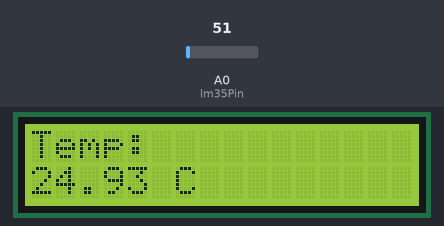
The sketch below on a simulated Arduino Uno, built with avr-gcc and run on an emulated ATmega328P. On the bench: 16×2 character LCD. The test bench sets the inputs (shaded band); at power-on: A0 (lm35Pin) = 51.

Above: at 1.2 s.
1.3 s: A0 (lm35Pin) set to 61
At 2.4 s:
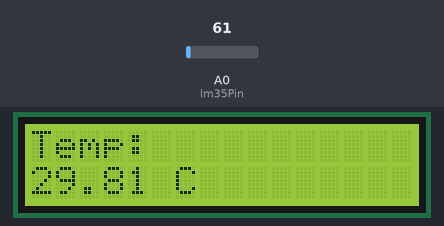
3.5 s: A0 (lm35Pin) set to 71
At 5.2 s:
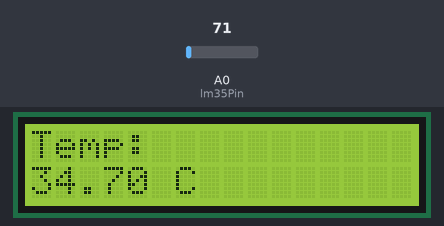
5.5 s: A0 (lm35Pin) set to 86
At 7.0 s:
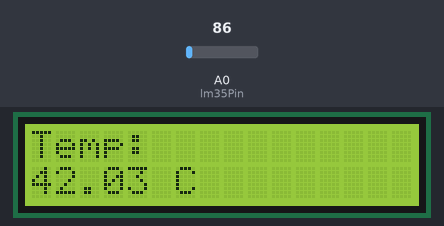
Timing chart, 0 to 8.5 s (numbered marks = the images above; inputs shaded):
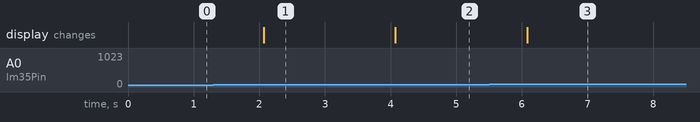

Measured:
- after the input at 1.3 s, the display: changes after 0.77 s (image 1)
- after the input at 3.5 s, the display: changes after 0.57 s (image 2)
- after the input at 5.5 s, the display: changes after 0.58 s (image 3)

The sketch:

temperature-sensor-lcd.ino
```cpp
#include <LiquidCrystal.h>

const int lm35Pin = A0;
LiquidCrystal lcd(12, 11, 5, 4, 3, 2);

void setup() {
  lcd.begin(16, 2);
  lcd.print("Temp: ");
}

void loop() {
  int sensorValue = analogRead(lm35Pin);
  float voltage = sensorValue * (5.0 / 1023.0);
  float temperatureC = voltage * 100;

  lcd.setCursor(0, 1);
  lcd.print(temperatureC);
  lcd.print(" C     ");
  delay(1000);
}
```
